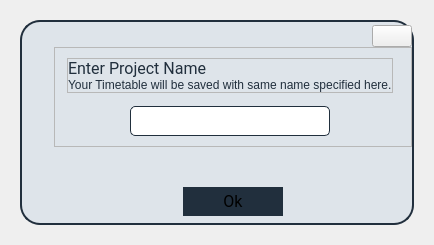
             <widget class="QWidget" name="NewTimeTablePage">
              <layout class="QVBoxLayout" name="verticalLayout_27">
               <item>
                <widget class="QWidget" name="NewTimeTablePageFrame1" native="true">
                 <property name="styleSheet">
                  <string notr="true"/>
                 </property>
                 <layout class="QGridLayout" name="gridLayout_8">
                  <item row="0" column="0" alignment="Qt::AlignmentFlag::AlignHCenter|Qt::AlignmentFlag::AlignVCenter">
                   <widget class="QFrame" name="MainFrame">
                    <property name="styleSheet">
                     <string notr="true">#MainFrame{
background-color: rgb(33, 47, 61);
background-color: rgb(222, 228, 234);

border: 2px solid rgb(33, 47, 61);
border-radius:20px;
padding-left:30px;

}
#CloseProjectButton {
    background: none;
    padding: 3px;
}
#CloseProjectButton:hover {
icon-size: 30px 30px;
	border:none;
}

#StartProjectButton{
border-radius:0px;
padding:0px;
}
#StartProjectButton:hover{
border:1px solid rgb(255,255,255);
padding:2px;
}
#ProjectNameInput{
padding-left:5px;
border: 1px solid rgb(33, 47, 61);
border-radius:5px;
}


#NewProjectForm{
border-left: 3px solid rgb(33, 47, 61);
padding: 10px;
}
</string>
                    </property>
                    <property name="frameShape">
                     <enum>QFrame::Shape::StyledPanel</enum>
                    </property>
                    <property name="frameShadow">
                     <enum>QFrame::Shadow::Raised</enum>
                    </property>
                    <property name="lineWidth">
                     <number>2</number>
                    </property>
                    <layout class="QVBoxLayout" name="verticalLayout_30">
                     <property name="spacing">
                      <number>0</number>
                     </property>
                     <property name="leftMargin">
                      <number>2</number>
                     </property>
                     <property name="topMargin">
                      <number>3</number>
                     </property>
                     <property name="rightMargin">
                      <number>0</number>
                     </property>
                     <property name="bottomMargin">
                      <number>7</number>
                     </property>
                     <item alignment="Qt::AlignmentFlag::AlignRight|Qt::AlignmentFlag::AlignTop">
                      <widget class="QPushButton" name="CloseProjectButton">
                       <property name="styleSheet">
                        <string notr="true"/>
                       </property>
                       <property name="text">
                        <string/>
                       </property>
                       <property name="icon">
                        <iconset resource="ui_resources/resource.qrc">
                         <normaloff>:/image 4.png</normaloff>:/image 4.png</iconset>
                       </property>
                       <property name="iconSize">
                        <size>
                         <width>25</width>
                         <height>25</height>
                        </size>
                       </property>
                      </widget>
                     </item>
                     <item alignment="Qt::AlignmentFlag::AlignHCenter">
                      <widget class="QFrame" name="NewProjectForm">
                       <property name="styleSheet">
                        <string notr="true">color:rgb(33, 47, 61);
</string>
                       </property>
                       <property name="frameShape">
                        <enum>QFrame::Shape::StyledPanel</enum>
                       </property>
                       <property name="frameShadow">
                        <enum>QFrame::Shadow::Raised</enum>
                       </property>
                       <layout class="QVBoxLayout" name="verticalLayout_31">
                        <property name="spacing">
                         <number>13</number>
                        </property>
                        <property name="leftMargin">
                         <number>0</number>
                        </property>
                        <property name="topMargin">
                         <number>0</number>
                        </property>
                        <property name="rightMargin">
                         <number>8</number>
                        </property>
                        <property name="bottomMargin">
                         <number>0</number>
                        </property>
                        <item>
                         <widget class="QFrame" name="frame">
                          <property name="frameShape">
                           <enum>QFrame::Shape::StyledPanel</enum>
                          </property>
                          <property name="frameShadow">
                           <enum>QFrame::Shadow::Raised</enum>
                          </property>
                          <layout class="QVBoxLayout" name="verticalLayout_29">
                           <property name="spacing">
                            <number>0</number>
                           </property>
                           <property name="leftMargin">
                            <number>0</number>
                           </property>
                           <property name="topMargin">
                            <number>0</number>
                           </property>
                           <property name="rightMargin">
                            <number>0</number>
                           </property>
                           <property name="bottomMargin">
                            <number>0</number>
                           </property>
                           <item>
                            <widget class="QLabel" name="Heading">
                             <property name="font">
                              <font>
                               <family>Roboto</family>
                               <pointsize>12</pointsize>
                              </font>
                             </property>
                             <property name="text">
                              <string>Enter Project Name</string>
                             </property>
                            </widget>
                           </item>
                           <item>
                            <widget class="QLabel" name="label_8">
                             <property name="text">
                              <string>Your Timetable will be saved with same name specified here.</string>
                             </property>
                            </widget>
                           </item>
                          </layout>
                         </widget>
                        </item>
                        <item alignment="Qt::AlignmentFlag::AlignHCenter">
                         <widget class="QLineEdit" name="ProjectNameInput">
                          <property name="minimumSize">
                           <size>
                            <width>200</width>
                            <height>30</height>
                           </size>
                          </property>
                          <property name="maximumSize">
                           <size>
                            <width>200</width>
                            <height>30</height>
                           </size>
                          </property>
                          <property name="font">
                           <font>
                            <family>Roboto</family>
                            <pointsize>11</pointsize>
                           </font>
                          </property>
                         </widget>
                        </item>
                       </layout>
                      </widget>
                     </item>
                     <item>
                      <spacer name="verticalSpacer_13">
                       <property name="orientation">
                        <enum>Qt::Orientation::Vertical</enum>
                       </property>
                       <property name="sizeHint" stdset="0">
                        <size>
                         <width>20</width>
                         <height>40</height>
                        </size>
                       </property>
                      </spacer>
                     </item>
                     <item alignment="Qt::AlignmentFlag::AlignHCenter|Qt::AlignmentFlag::AlignBottom">
                      <widget class="QPushButton" name="StartProjectButton">
                       <property name="minimumSize">
                        <size>
                         <width>100</width>
                         <height>0</height>
                        </size>
                       </property>
                       <property name="font">
                        <font>
                         <family>Roboto</family>
                         <pointsize>12</pointsize>
                        </font>
                       </property>
                       <property name="styleSheet">
                        <string notr="true">QPushButton{
padding:5px;
background-color:rgb(33, 47, 61);
}


QPushButton:hover {
border:1px solid rgb(255,255,255);
}</string>
                       </property>
                       <property name="text">
                        <string>Ok</string>
                       </property>
                      </widget>
                     </item>
                    </layout>
                   </widget>
                  </item>
                 </layout>
                </widget>
               </item>
              </layout>
             </widget>
